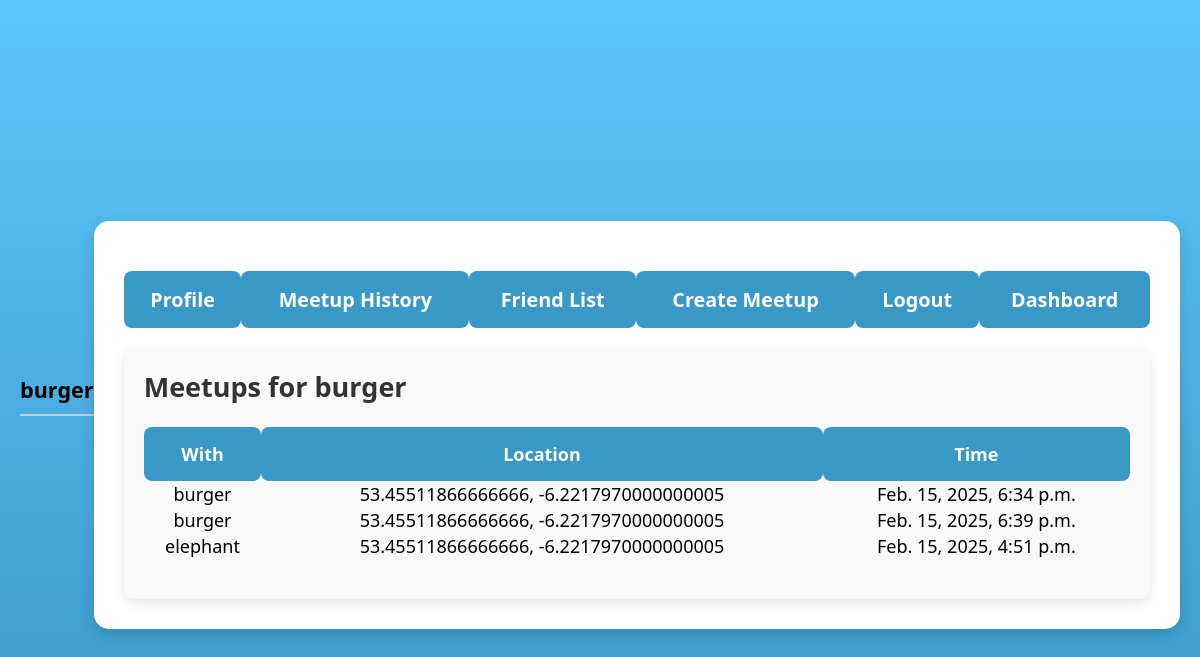
Before: /history/ (signed in) with the older database file.
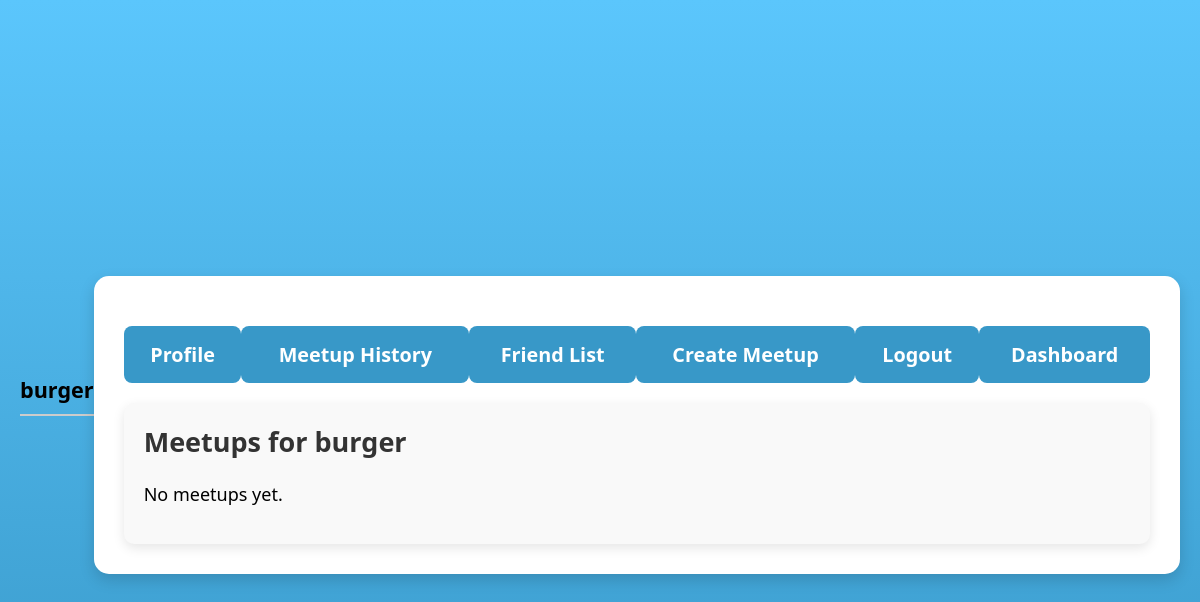
After: the same page with the newer database file.
### meetups/models.py (models this page shows, shortened)
class Meetup(models.Model):
    scanner = models.ForeignKey(Profile, on_delete=models.CASCADE, related_name="scanned_meetups")
    scanned = models.ForeignKey(Profile, on_delete=models.CASCADE, related_name="scanned_by_meetups")
    timestamp = models.DateTimeField(default=now)
    location = models.CharField(max_length=255, blank=True, null=True)  # Optional location

class Profile(models.Model):
    user = models.OneToOneField(User, on_delete=models.CASCADE)
    follows = models.ManyToManyField(
        "self",
        related_name="followed_by",
        symmetrical=False,
        blank=True
    )
    qr_code_id = models.UUIDField(default=uuid.uuid4, unique=True, editable=False)

class User(AbstractUser):
    email = models.EmailField('Email', unique=True)
    USERNAME_FIELD = 'email'
    REQUIRED_FIELDS = []
    objects = UserManager()

### meetups/views.py (the view)
# urls.py: path('history/', views.history, name="history"),
def history(request):
    profile = request.user.profile  # Get the logged-in user's profile
    meetups = profile.scanned_meetups.all() | profile.scanned_by_meetups.all()
    return render(request, "history.html", {"meetups": meetups})

### meetups/templates/history.html (shortened to what this page needs)
{% extends 'base.html' %}
{% block content %}
<h2>Meetups for {{ request.user.username }}</h2>
{% if meetups %}
    <table>
        <thead>
            <tr>
                <th>With</th>
                <th>Location</th>
                <th>Time</th>
            </tr>
        </thead>
        <tbody>
            {% for meetup in meetups %}
            <tr>
                <td>
                    {% if meetup.scanner.user == request.user %}
                        {{ meetup.scanned.user.username }}
                    {% else %}
                        {{ meetup.scanner.user.username }}
                    {% endif %}
                </td>
                <td>{{ meetup.location|default:"N/A" }}</td>
                <td>{{ meetup.timestamp }}</td>
            </tr>
            {% endfor %}
        </tbody>
    </table>
{% else %}
    <p>No meetups yet.</p>
{% endif %}
{% endblock %}

Changed rows visible on the page:
removed Meetup: scanned.user.username "burger", location "53.45511866666666, -6.2217970000000005", timestamp "Feb. 15, 2025, 6:34 p.m."
removed Meetup: scanned.user.username "burger", location "53.45511866666666, -6.2217970000000005", timestamp "Feb. 15, 2025, 6:39 p.m."
removed Meetup: scanner.user.username "elephant", location "53.45511866666666, -6.2217970000000005", timestamp "Feb. 15, 2025, 4:51 p.m."
Other visible differences:
text no longer shown: "With Location Time"
text now shown: "No meetups yet."
